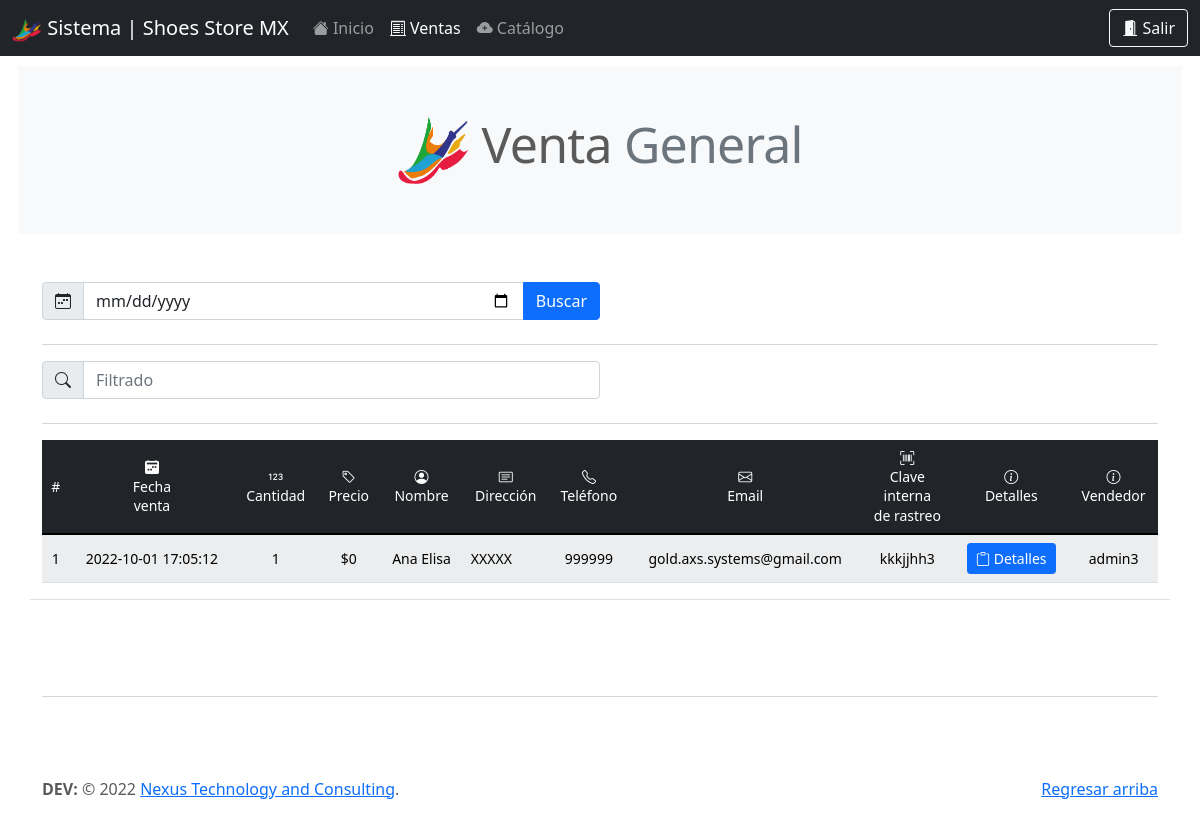
The app's page /be_/reporte_venta.php?id=3 (signed in), older data.
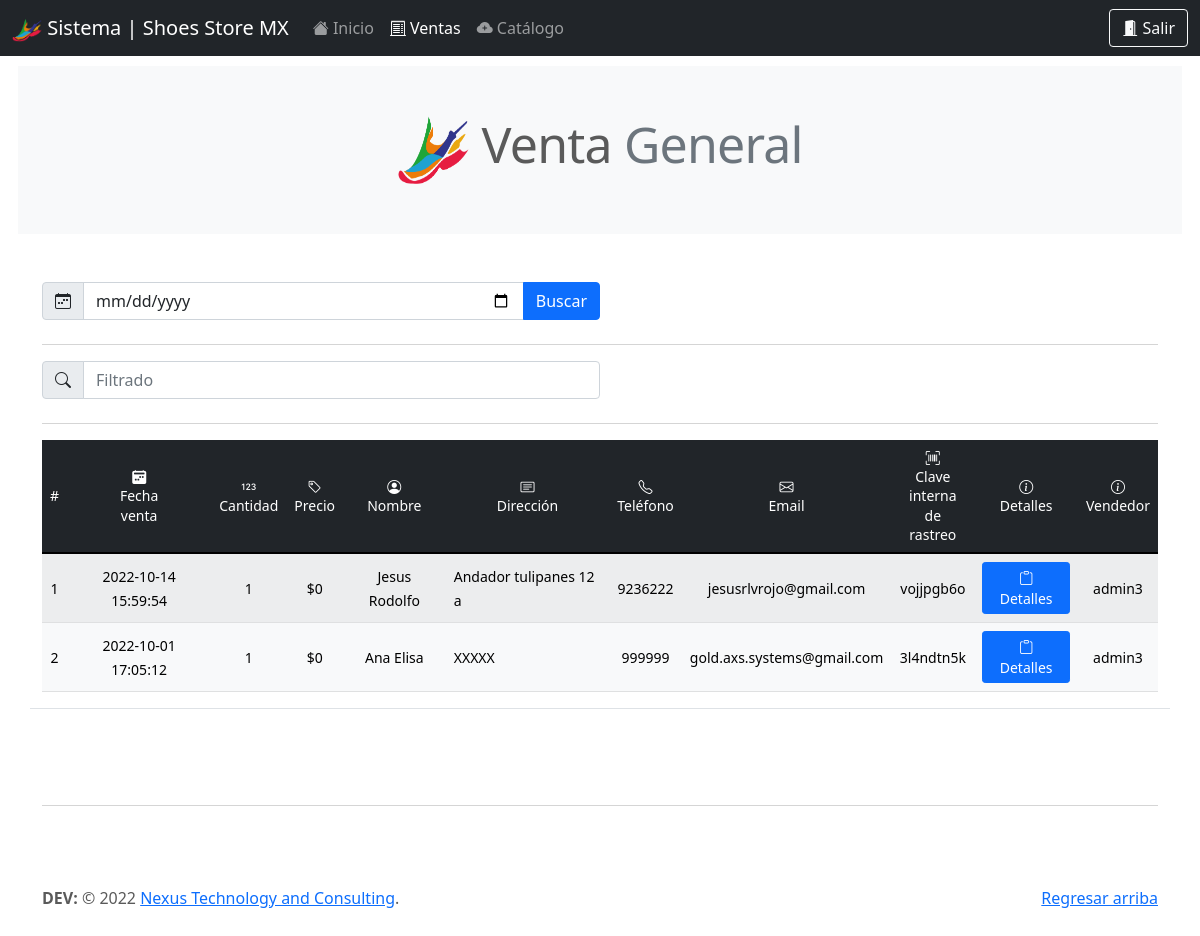
The same page, newer data.
### tables this page shows
CREATE TABLE `venta_gral` (
  `id` int(11) NOT NULL,
  `cantidad` int(11) NOT NULL,
  `precio` int(11) NOT NULL,
  `fecha_venta` datetime NOT NULL,
  `nombre` varchar(100) NOT NULL,
  `direccion` varchar(100) NOT NULL,
  `telefono` varchar(50) NOT NULL,
  `email` varchar(50) NOT NULL,
  `tarjeta` varchar(16) DEFAULT NULL,
  `nombre_tarjeta` varchar(50) DEFAULT NULL,
  `expira_mes` varchar(2) DEFAULT NULL,
  `expira_annio` varchar(2) DEFAULT NULL,
  `clave_rastreo_int` varchar(100) DEFAULT NULL,
  `clave_rastreo_ext` varchar(100) DEFAULT NULL,
  `entrega` int(11) DEFAULT NULL,
  `apartado` int(11) DEFAULT NULL,
  `vendedor` int(11) DEFAULT NULL
);

CREATE TABLE `usr` (
  `id` int(11) NOT NULL,
  `usr` varchar(30) NOT NULL,
  `pwd` varchar(50) NOT NULL,
  `perfil` int(11) NOT NULL,
  `status_e` int(11) NOT NULL
);

### query/query_reporte_ventas.php (called while the page is built, shortened)
<?php
include('qconn/qc.php');
    $sql = "SELECT * FROM venta_gral WHERE YEAR(fecha_venta) = YEAR(CURRENT_DATE())
    AND MONTH(fecha_venta)  = MONTH(CURRENT_DATE()) AND vendedor = '$idReporte' ORDER BY id DESC";
    $resultado_sql = $conn->query($sql);
?>

### be_/reporte_venta.php (the view, shortened to what the changed rows need)
<!doctype html>
<html lang="en">
  <head>
    <link rel="stylesheet" href="https://cdn.jsdelivr.net/npm/bootstrap-icons@1.7.2/font/bootstrap-icons.css">
    <link href="../assets/dist/css/bootstrap.min.css" rel="stylesheet">
    <link href="../carousel.css" rel="stylesheet">
  </head>
  <body>
<main>
<h2 class="mb-5 bg-light p-5 text-center featurette-heading" style="margin:18px;"><img src="../assets/brand/img/logo_store_shoes_sin_fondo.png" alt="" width="72" height="72"> Venta <span class="text-muted">General</span></h2>
<?
    $idReporte = $_REQUEST['id'];
    include('../query/query_reporte_ventas.php');
?>
  <div class="container marketing mt-5 border-bottom">
    <div class="table-responsive">
    <table class="table table-light table-striped mb-3 table-hover align-middle">
      <thead class="text-center table-dark align-middle">
        <tr>
          <th scope="col" class="h6"><small>#</small></th>
          <th scope="col" class="h6"><small><i class="bi bi-calendar2-week-fill"></i><br>Fecha<br>venta</small></th>
          <th scope="col" class="h6"><small><i class="bi bi-123"></i><br>Cantidad</small></th>
          <th scope="col" class="h6"><small><i class="bi bi-tag"></i><br>Precio</small></th>
          <th scope="col" class="h6"><small><i class="bi bi-person-circle"></i><br>Nombre</small></th>
          <th scope="col" class="h6"><small><i class="bi bi-card-text"></i><br>Dirección</small></th>
          <th scope="col" class="h6"><small><i class="bi bi-telephone"></i><br>Teléfono</small></th>
          <th scope="col" class="h6"><small><i class="bi bi-envelope"></i><br>Email</small></th>
          <th scope="col" class="h6"><small><i class="bi bi-upc-scan"></i><br>Clave<br>interna<br>de rastreo</small></th>
          <th scope="col" class="h6"><small><i class="bi bi-info-circle"></i><br>Detalles</small></th>
          <th scope="col" class="h6"><small><i class="bi bi-info-circle"></i><br>Vendedor</small></th>
        </tr>
      </thead>
      <tbody id="myTable">
        <?php
        $x = 0;
          while($row_sql = $resultado_sql->fetch_assoc()){
            $x++;
            echo'<tr>';
            echo'<td class="text-center"><small>'.$x.'</small></td>';
            echo'<td class="text-center"><small>'.$row_sql['fecha_venta'].'</small></td>';
            echo'<td class="text-center"><small>'.$row_sql['cantidad'].'</small></td>';
            echo'<td class="text-center"><small>$'.$row_sql['precio'].'</small></td>';
            echo'<td class="text-center"><small>'.$row_sql['nombre'].'</small></td>';
            echo'<td><small>'.$row_sql['direccion'].'</td>';
            echo'<td class="text-center"><small>'.$row_sql['telefono'].'</small></td>';
            echo'<td class="text-center"><small>'.$row_sql['email'].'</small></td>';
            echo'<td class="text-center"><small>'.$row_sql['clave_rastreo_int'].'</small></td>';
            echo'<td class="text-center"><a href="venta_individual.php?venta='.$row_sql['clave_rastreo_int'].'" type="button" class="btn btn-primary btn-sm"><i class="bi bi-clipboard"></i> Detalles</a></td>';
            $idVendedor = $row_sql['vendedor'];
            $sqlVendedor = "SELECT * FROM usr WHERE id = '$idVendedor'";
            $resultadoVendedor = $conn->query($sqlVendedor);
            $rowVendedor = $resultadoVendedor->fetch_assoc();
            if(!empty($row_sql['vendedor'])){
              echo'<td class="text-center"><small>'.$rowVendedor['usr'].'</small></td>';
            }
            else{
              echo'<td class="text-center"><small>Venta externa</small></td>';
            }
            echo'</tr>';
          }
        ?>
      </tbody>
    </table>
    </div>
  </div>
</main>
  </body>
</html>

Row changes from the older to the newer data that the page shows:
added venta_gral: fecha_venta "2022-10-14 15:59:54", cantidad "1", precio "0", nombre "Jesus Rodolfo", direccion "Andador tulipanes 12 a", telefono "9236222", email "jesusrlvrojo@gmail.com", clave_rastreo_int "vojjpgb6o", usr.usr "admin3"
changed venta_gral "Ana Elisa": clave_rastreo_int "kkkjjhh3" → "3l4ndtn5k"
